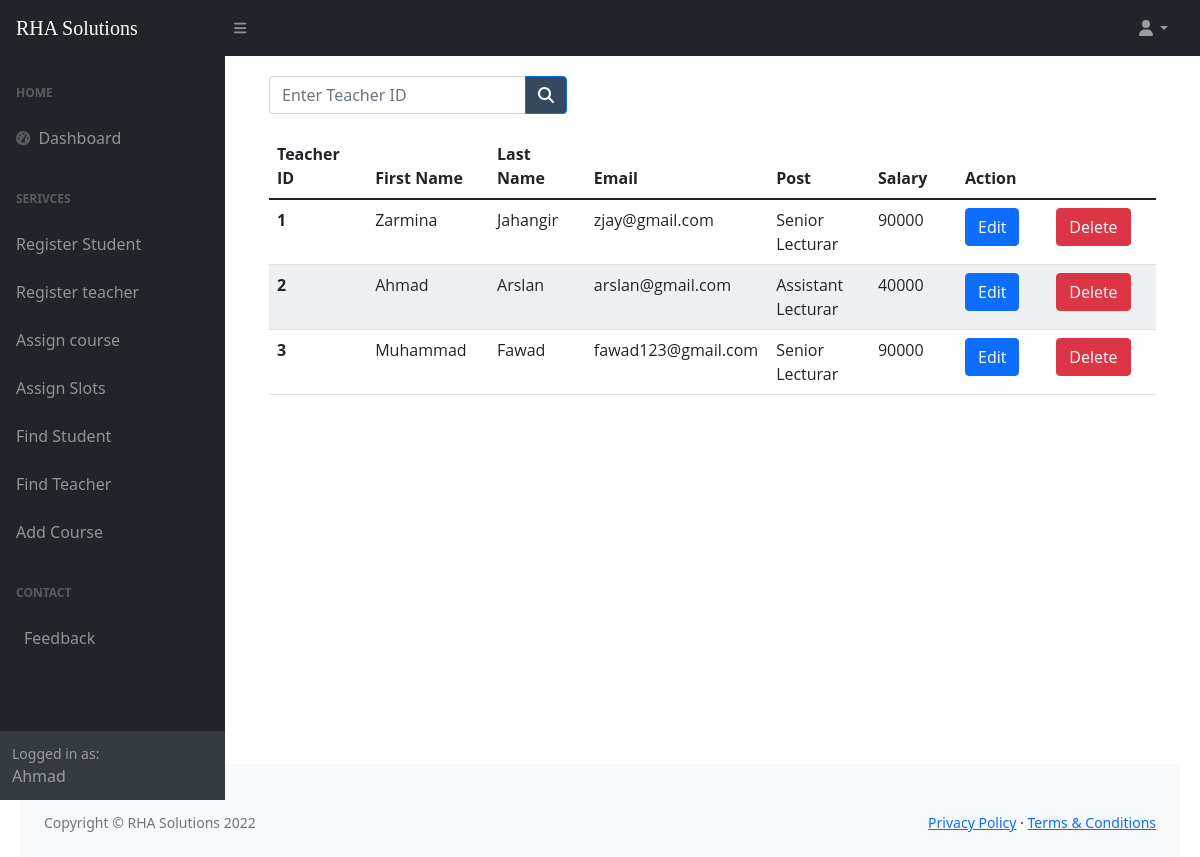
The app's page /All_teach_list.php (signed in) with its own data.
### tables this page shows
CREATE TABLE `teach` (
  `t_id` int(11) NOT NULL,
  `f_name` varchar(100) NOT NULL,
  `l_name` varchar(100) NOT NULL,
  `email` varchar(100) NOT NULL,
  `p_id` int(10) NOT NULL
);

CREATE TABLE `post` (
  `p_id` int(10) NOT NULL,
  `p_name` varchar(50) NOT NULL,
  `p_sal` int(10) NOT NULL
);

### All_teach_list.php (the view, shortened to what this page needs)
<?php include 'connection.php';
if($_SESSION["fname"]) {
?>
<!DOCTYPE html>
<html lang="en">
<head>
    <link href="https://cdn.jsdelivr.net/npm/simple-datatables@latest/dist/style.css" rel="stylesheet" />
    <link href="css/styles.css" rel="stylesheet" />
</head>
<body class="sb-nav-fixed">
<?php include ('header.php'); ?>
        <div id="layoutSidenav_content">
            <main>
                <div class="container-fluid px-4">
                    <form action="All_teach_search.php" method="GET" class="d-none d-md-inline-block form-inline ms-auto me-0 me-md-3 my-2 my-md-0">
                        <div style="margin-bottom: 20px;" class="input-group">
                            <input class="form-control" name="search" value="" type="number" placeholder="Enter Teacher ID" />
                            <button class="btn btn-primary" id="std-search" type="submit" style="background-color:#34495e"> <i class="fas fa-search"></i></button>
                        </div>
                    </form>
                    <table class="table">
                        <thead class="thead-dark">
                            <tr>
                                <th scope="col">Teacher ID</th>
                                <th scope="col">First Name</th>
                                <th scope="col">Last Name</th>
                                <th scope="col">Email</th>
                                <th scope="col">Post</th>
                                <th scope="col">Salary</th>
                                <th scope="col" colspan="2">Action</th>
                            </tr>
                        </thead>
                        <tbody>
                            <?php
                            $query = "SELECT t.t_id, t.f_name, t.l_name, t.email, p.p_name, p.p_sal FROM  teach t INNER JOIN post p WHERE t.p_id=p.p_id";
                            $data = mysqli_query($conn, $query);
                            $res = mysqli_num_rows($data);
                            if ($res) {
                                while ($row = mysqli_fetch_array($data)) {
                            ?>
                                    <tr>
                                        <th scope="row"><?php echo $row['t_id']; ?></th>
                                        <td><?php echo $row['f_name']; ?></td>
                                        <td><?php echo $row['l_name']; ?></td>
                                        <td><?php echo $row['email']; ?></td>
                                        <td><?php echo $row['p_name']; ?></td>
                                        <td><?php echo $row['p_sal']; ?></td>
                                        <td> <button type="button" class="btn btn-primary"><a style="color: white; text-decoration: none;" href="edit_teacher.php?t_id=<?php echo $row['t_id']; ?>">Edit</a></button></td>
                                        <td> <button type="button" class="btn btn-danger"> <a style="color: white; text-decoration: none;" onclick="return confirm('Are you sure, you want to delete?')" href="delete_teach.php?t_id=<?php echo $row['t_id']; ?>">Delete</a></td>
                                    </tr>
                                <?php
                                }
                            } else {
                                ?>
                                <tr>
                                    <td>No Data Found</td>
                                </tr>
                            <?php
                            }
                            ?>
                        </tbody>
                    </table>
                </div>
        </div>
    </div>
    <footer class="py-4 bg-light mt-auto">
        <div class="container-fluid px-4">
            <br>
            <div class="d-flex align-items-center justify-content-between small">
                <div class="text-muted">Copyright &copy; RHA Solutions 2022</div>
                <div>
                    <a href="#">Privacy Policy</a>
                    &middot;
                    <a href="#">Terms &amp; Conditions</a>
                </div>
            </div>
        </div>
    </footer>
    <?php
}
else {
    include ('login.php');
}
 ?>
</body>
</html>

### records on screen
teach: t_id "1", f_name "Zarmina", l_name "Jahangir", email "zjay@gmail.com", p.p_name "Senior Lecturar", p.p_sal "90000"
teach: t_id "2", f_name "Ahmad", l_name "Arslan", email "arslan@gmail.com", p.p_name "Assistant Lecturar", p.p_sal "40000"
teach: t_id "3", f_name "Muhammad", l_name "Fawad", email "fawad123@gmail.com", p.p_name "Senior Lecturar", p.p_sal "90000"

### other values on screen
$_SESSION["fname"] "Ahmad"
